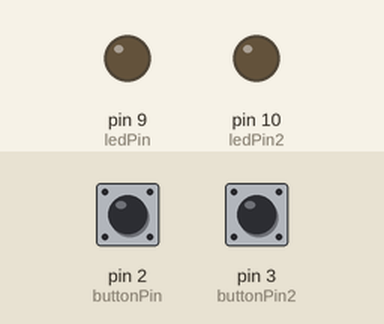
The sketch below on a simulated Arduino Uno, built with avr-gcc and run on an emulated ATmega328P. Shown: output pins drawn as LEDs (lit = HIGH). Inputs (shaded band) come from the test bench; at power-on: pin 2 (buttonPin) HIGH, pin 3 (buttonPin2) HIGH.

Above: at 1.2 s.
1.3 s: pin 2 (buttonPin) pulled LOW for 0.15 s
At 1.9 s:
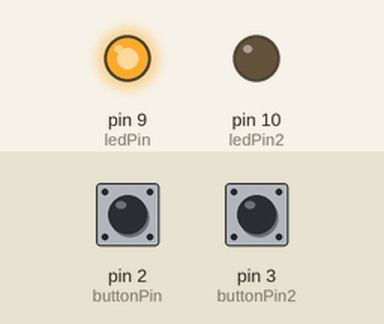
2.9 s: pin 3 (buttonPin2) pulled LOW for 0.15 s
At 4.1 s:
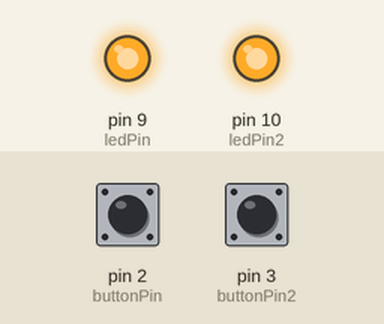
4.5 s: pin 2 (buttonPin) pulled LOW for 1 s
At 5.5 s:
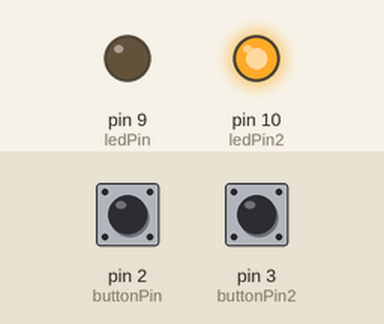
7.0 s: pin 2 (buttonPin) pulled LOW for 3.2 s
At 7.4 s:
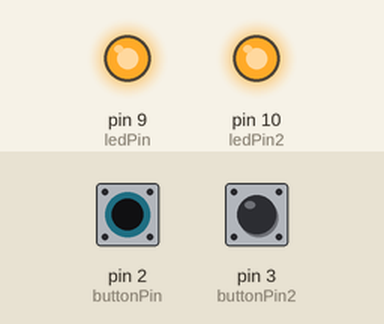
11.7 s: pin 3 (buttonPin2) pulled LOW for 1 s
At 12.2 s:
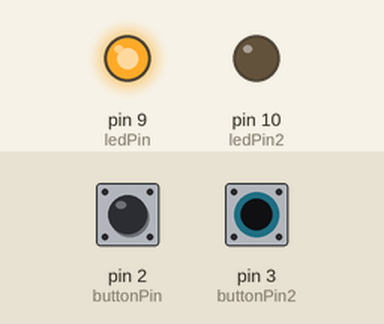
Timing chart, 0 to 14.7 s (numbered marks = the images above; inputs shaded):
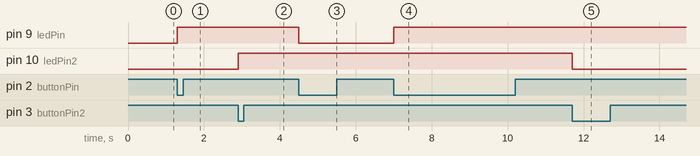

Measured:
- after the input at 1.3 s, pin 9 (ledPin): LOW → HIGH at once
- after the input at 2.9 s, pin 10 (ledPin2): LOW → HIGH at once
- after the input at 4.5 s, pin 9 (ledPin): HIGH → LOW at once
- after the input at 7.0 s, pin 9 (ledPin): LOW → HIGH at once
- after the input at 11.7 s, pin 10 (ledPin2): HIGH → LOW at once

The sketch:

5_s12_Extension_Two_Toggle_Buttons.ino
```cpp
const int buttonPin = 2; // Pin connected to the pushbutton
const int ledPin = 9;    // Pin connected to the LED

const int buttonPin2 = 3; // Pin connected to the pushbutton
const int ledPin2 = 10;    // Pin connected to the LED

bool ledState = false;   // Boolean flag to track LED state
bool buttonPressed = false; // Tracks the button press state

bool ledState2 = false;   // Boolean flag to track LED state
bool buttonPressed2 = false; // Tracks the button press state

void setup() {
  pinMode(buttonPin, INPUT); // Set button pin as input with pull-up resistor
  pinMode(ledPin, OUTPUT);         // Set LED pin as output

  pinMode(buttonPin2, INPUT); // Set button pin as input with pull-up resistor
  pinMode(ledPin2, OUTPUT);         // Set LED pin as output
}

void loop() {
  // Read the button state
  int buttonState = digitalRead(buttonPin);
  int buttonState2 = digitalRead(buttonPin2);

  // Check if the button is pressed (LOW) and was not already pressed
  if (buttonState == LOW && !buttonPressed) {
    ledState = !ledState;          // Toggle the LED state
    digitalWrite(ledPin, ledState); // Update the LED output
    buttonPressed = true;          // Set the button pressed state to true
  }

  // Check if the button is released (HIGH) to reset the pressed state
  if (buttonState == HIGH) {
    buttonPressed = false;
  }


    // Check if the button is pressed (LOW) and was not already pressed
  if (buttonState2 == LOW && !buttonPressed2) {
    ledState2 = !ledState2;          // Toggle the LED state
    digitalWrite(ledPin2, ledState2); // Update the LED output
    buttonPressed2 = true;          // Set the button pressed state to true
  }

  // Check if the button is released (HIGH) to reset the pressed state
  if (buttonState2 == HIGH) {
    buttonPressed2 = false;
  }
}
```
